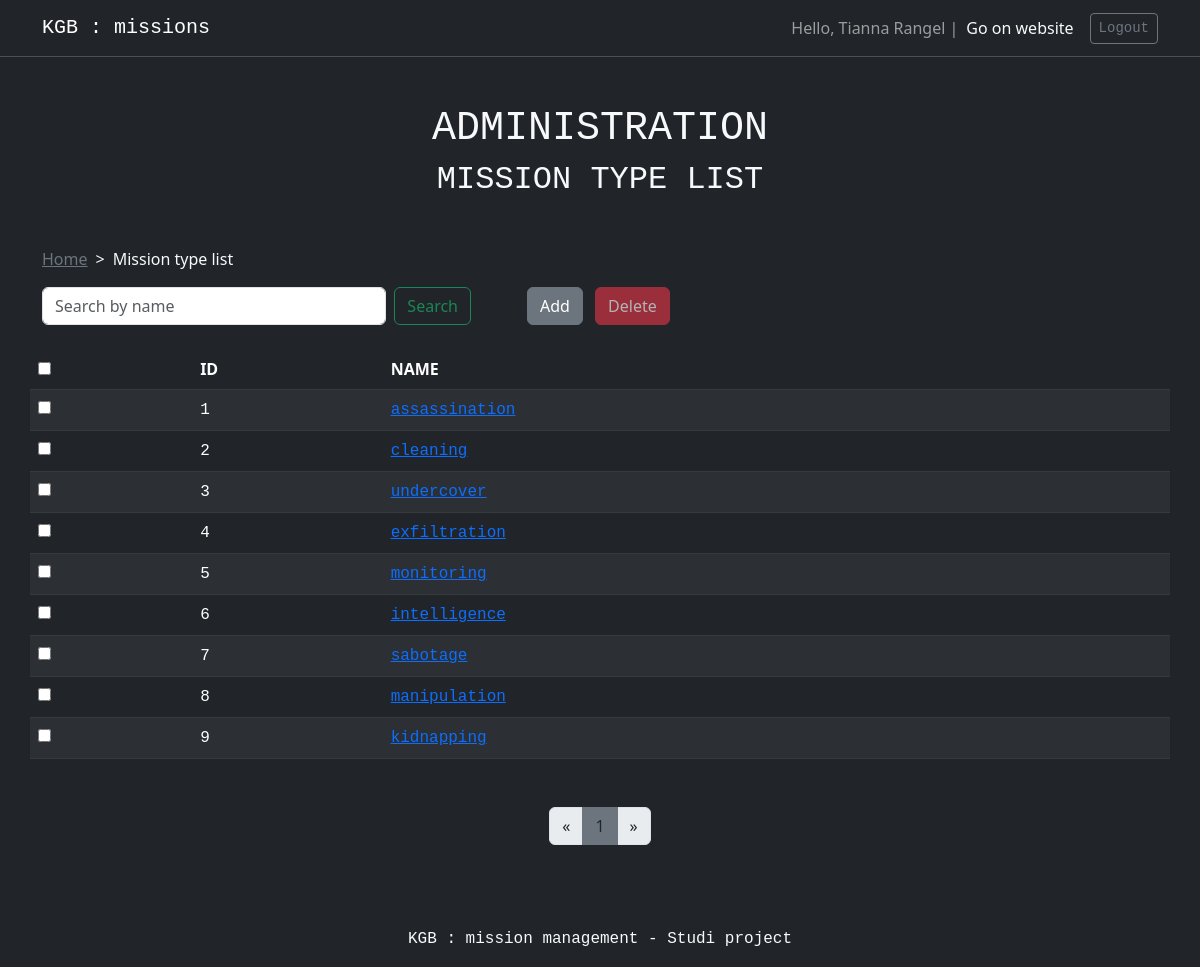
Screenshot of /?controller=mission-type&action=list (signed in) with the database file from the repository.
### tables this page shows
CREATE TABLE Mission_type (
    mission_type_id SMALLINT NOT NULL AUTO_INCREMENT PRIMARY KEY,
    mission_type_name VARCHAR(50) NOT NULL
);

### App/Controller/MissionTypeController.php (called while the page is built, shortened)
<?php
class MissionTypeController
{
    public function listMissionType(string $SessionUuid, ?string $search): void
    {
        $adminRepository = new AdminRepository();
        $missionTypeRepository = new MissionTypeRepository();
        $currentAdmin = $adminRepository->getAdmin($SessionUuid);
        $missionTypePerPage = 10;
        $pagination = $missionTypeRepository->getPaginationForMissionTypes($missionTypePerPage, $search);
        $missionTypes = $missionTypeRepository->getMissionTypesWithPagination($search, $pagination['start'], $pagination['perPage']);
        require(__DIR__ . '/../../templates/admin/mission-type/list.php');
    }
}

### App/Repository/MissionTypeRepository.php (called while the page is built, shortened)
<?php
class MissionTypeRepository
{
    public DatabaseConnection $dbConnection;
    public function __construct()
    {
        $this->dbConnection = new DatabaseConnection();
    }
    public function getMissionTypesWithPagination(string $search, int $start, int $perPage): array
    {
        $sql = 'SELECT
        mission_type_id AS id,
        mission_type_name AS name
        FROM Mission_type
        WHERE mission_type_name LIKE :search
        ORDER BY mission_type_id
        LIMIT :start, :perPage';
        $statement = $this->dbConnection->dbConnect()->prepare($sql);
        $statement->bindValue(':search', '%' . $search . '%', PDO::PARAM_STR);
        $statement->bindParam(':start', $start, PDO::PARAM_INT);
        $statement->bindParam(':perPage', $perPage, PDO::PARAM_INT);
        $missionTypes = [];
        if ($statement->execute()) {
            while ($missionType = $statement->fetchObject('\App\Entity\MissionType')) {
                $missionTypes[] = $missionType;
            }
        }
        return $missionTypes;
    }
    public function getPaginationForMissionTypes(int $perPage, string $search): array
    {
        $sql = 'SELECT COUNT(*) AS nbMissionTypes
        FROM Mission_type
        WHERE mission_type_name LIKE :search';
        $statement = $this->dbConnection->dbConnect()->prepare($sql);
        $statement->bindValue(':search', '%' . $search . '%', PDO::PARAM_STR);
        $pagination = [];
        if ($statement->execute()) {
            while ($result = $statement->fetch(PDO::FETCH_ASSOC)) {
                $nbMissionTypes = (int)$result['nbMissionTypes'];
            }
            $nbPages = ceil($nbMissionTypes / $perPage);
            if (!empty($_GET['page'])) {
                $currentPage = (int)htmlspecialchars($_GET['page']);
            } else {
                $currentPage = 1;
            }
            $start = ($currentPage * $perPage) - $perPage;
            $pagination = ['perPage' => $perPage, 'nbPages' => $nbPages, 'currentPage' => $currentPage, 'start' => $start];
        }
        return $pagination;
    }
}

### App/Database/DatabaseConnection.php (called while the page is built, shortened)
<?php
class DatabaseConnection
{
    public ?PDO $pdo = null;
    public function dbConnect(): PDO
    {
        if ($this->pdo == null) {
            $dsn = 'mysql:dbname=' . $_ENV['database_name'] . ';host=' . $_ENV['database_host'] . ';port=3306';
            $username = $_ENV['database_user'];
            $password = $_ENV['database_password'];
            $this->pdo = new PDO($dsn, $username, $password);
        }
        return $this->pdo;
    }
}

### App/Entity/MissionType.php (called while the page is built, shortened)
<?php
class MissionType extends stdClass
{
    protected string $id;
    protected string $name;
    public function getId(): string
    {
        return $this->id;
    }
    public function getName(): string
    {
        return $this->name;
    }
}

### App/Repository/AdminRepository.php (called while the page is built, shortened)
<?php
class AdminRepository
{
    public DatabaseConnection $dbConnection;
    public function __construct()
    {
        $this->dbConnection = new DatabaseConnection();
    }
    public function getAdmin(string $uuid): Admin
    {
        $sql = 'SELECT
        admin_uuid AS uuid,
        admin_firstname AS firstName,
        admin_lastname AS lastName,
        admin_email AS email,
        admin_password AS passwordHash,
        admin_creation_date AS creationDate
        FROM Admin
        WHERE admin_uuid = :uuid';
        $statement = $this->dbConnection->dbConnect()->prepare($sql);
        $statement->bindParam(':uuid', $uuid, PDO::PARAM_STR);
        $admin = new Admin();
        if ($statement->execute()) {
            $admin = $statement->fetchObject('\App\Entity\Admin');
        }
        return $admin;
    }
}

### App/Entity/Admin.php (called while the page is built, shortened)
<?php
class Admin extends stdClass {
    protected string $firstName;
    protected string $lastName;
    public function getFirstName(): string {
        return $this->firstName;
    }
    public function getLastName(): string {
        return $this->lastName;
    }
}

### templates/admin/mission-type/list.php (the view, shortened to what this page needs)
<div class="container-fluid container-sm text-light">
    <div class="text-center my-5">
        <h1 class="text-uppercase font-monospace">Administration</h1>
        <h2 class="text-uppercase font-monospace">Mission type list</h2>
    </div>
    <div>
        <nav style="--bs-breadcrumb-divider: '>';" aria-label="breadcrumb">
            <ol class="breadcrumb">
                <li class="breadcrumb-item"><a class="link-secondary" href="?controller=administration">Home</a></li>
                <li class="breadcrumb-item active text-light" aria-current="page">Mission type list</li>
            </ol>
        </nav>
    </div>
    <?php if (isset($_SESSION['admin']) && $_SESSION['admin']) : ?>
        <div class="row justify-content-center gx-5 gy-3 mb-4">
            <div class="col-10 col-sm-7 col-md-6 col-lg-5">
                <form class="d-flex" action="" method="POST" role="search">
                    <input class="form-control me-2" id="search-input" name="search" type="search"
                           placeholder="<?= $search == '' ? 'Search by name' : '' ?>"
                           value="<?= $search == '' ? '' : $search ?>" aria-label="Search mission type by name">
                    <button class="btn btn-outline-success me-2" type="submit">Search</button>
                </form>
            </div>
            <div class="col-10 col-sm-5 col-md-6 col-lg-7">
                <a href="?controller=mission-type&action=add" class="btn btn-secondary me-2">Add</a>
                <button type="button" id="delete-button" class="btn btn-danger me-2 disabled"
                        data-bs-toggle="modal" data-bs-target="#delete-modal">Delete
                </button>
            </div>
        </div>
        <div class="row mt-2 pb-2 mb-4 overflow-x-scroll">
            <table class="table table-dark table-striped table-hover">
                <thead>
                <tr>
                    <th class="text-uppercase"><input class="table-checkbox" type="checkbox"
                                                      id="table-group-checkbox"></th>
                    <th class="text-uppercase">Id</th>
                    <th class="text-uppercase">Name</th>
                </tr>
                </thead>
                <tbody>
                <?php if (isset($missionTypes)): ?>
                    <?php foreach ($missionTypes as $missionType): ?>
                        <tr>
                            <td class="font-monospace"><input
                                        id="table-checkbox-<?= $missionType->getName(); ?>"
                                        name="table-checkbox-<?= $missionType->getName(); ?>"
                                        class="table-checkbox" type="checkbox"
                                        value="<?= $missionType->getId(); ?>"></td>
                            <td class="font-monospace">
                                <?= $missionType->getId() ?>
                            </td>
                            <td class="font-monospace">
                                <a href="?controller=mission-type&action=edit&id=<?= $missionType->getId(); ?>">
                                    <?= $missionType->getName(); ?>
                                </a>
                            </td>
                        </tr>
                    <?php endforeach ?>
                <?php endif ?>
                </tbody>
            </table>
        </div>
        <div class="d-flex justify-content-center mb-5">
            <nav aria-label="Missions type page navigation">
                <ul class="pagination">
                    <li class="page-item <?= $pagination['currentPage'] == 1 ? 'disabled' : '' ?>">
                        <a class="page-link text-dark"
                           href="?controller=mission-type&action=list&<?= $search != '' ? 'search=' . htmlspecialchars($search) . '&' : '' ?>page=<?= htmlspecialchars($pagination['currentPage'] - 1) ?>"
                           aria-label="Previous">
                            <span aria-hidden="true">&laquo;</span>
                        </a>
                    </li>
                    <?php for ($page = 1; $page <= $pagination['nbPages']; $page++): ?>
                        <li class="page-item <?= $page == $pagination['currentPage'] ? 'active' : '' ?>">
                            <a class="page-link <?= $page == $pagination['currentPage'] ? 'bg-secondary border-secondary' : '' ?> text-dark"
                               href="?controller=mission-type&action=list&<?= $search != '' ? 'search=' . htmlspecialchars($search) . '&' : '' ?>page=<?= htmlspecialchars($page) ?>"><?= htmlspecialchars($page) ?></a>
                        </li>
                    <?php endfor ?>
                    <li class="page-item <?= $pagination['currentPage'] == $pagination['nbPages'] ? 'disabled' : '' ?>">
                        <a class="page-link text-dark"
                           href="?controller=mission-type&action=list&<?= $search != '' ? 'search=' . htmlspecialchars($search) . '&' : '' ?>page=<?= htmlspecialchars($pagination['currentPage'] + 1) ?>"
                           aria-label="Next">
                            <span aria-hidden="true">&raquo;</span>
                        </a>
                    </li>
                </ul>
            </nav>
        </div>
    <?php endif ?>
</div>
<?php $content = ob_get_clean(); ?>
<?php require(__DIR__ . '/../layout-admin.php') ?>

### index.php (shortened to what this page needs)
<?php
try {
    if (isset($_GET['controller']) && $_GET['controller'] !== '') {
        if ($_GET['controller'] == 'detail' && isset($_GET['id'])) {
            $detailController = new DetailController();
            $detailController->detail($_GET['id']);
        } elseif ($_GET['controller'] == 'auth') {
            $authController = new AuthController();
            if ($_GET['action'] == 'login') {
                $authController->login();
            }
        } elseif ($_GET['controller'] == 'mission-type') {
            if (isset($_SESSION['admin']) && $_SESSION['admin'] && isset($_SESSION['uuid'])) {
                $missionTypeController = new MissionTypeController();
                if ($_GET['action'] == 'list') {
                    $missionTypeController->listMissionType($_SESSION['uuid'], $_POST['search'] ?? '');
                } elseif ($_GET['action'] == 'delete') {
                    $missionTypeController->removeMissionType($_SESSION['uuid']);
                } elseif ($_GET['action'] == 'add') {
                    $missionTypeController->addMissionType($_SESSION['uuid']);
                } elseif ($_GET['action'] == 'edit' && isset($_GET['id'])) {
                    $missionTypeController->editMissionType($_SESSION['uuid'], $_GET['id']);
                } else {
                    throw new Exception("404: Resource not found");
                }
            } else {
                header('Location: ?controller=auth&action=login');
            }
        } else {
            throw new Exception("404: Resource not found");
        }
    } else {
        $homeController = new HomeController();
        $homeController->home();
    }
} catch (Exception $e) {
    $errorMessage = $e->getMessage();
    $errorController = new ErrorController();
    $errorController->error($errorMessage);
}

### templates/admin/layout-admin.php (shortened to what this page needs)
<!DOCTYPE html>
<html lang="en">
<head>
    <link rel="stylesheet" type="text/css" href="../../assets/bootstrap/css/bootstrap.css">
    <link rel="stylesheet" type="text/css" href="../../assets/css/style.css">
</head>
<body>
<div class="d-flex flex-column justify-content-between min-vh-100 bg-dark">
    <?php require(__DIR__ . '/admin-header.php') ?>
    <main>
        <?= $content ?>
    </main>
    <?php require(__DIR__ . '/../footer.php') ?>
</div>
</body>
</html>

### templates/admin/admin-header.php
<header>
    <nav class="navbar bg-dark border-bottom border-body" data-bs-theme="dark">
        <div class="container">
            <a class="navbar-brand mb-0 h1 font-monospace" href="?controller=administration">KGB : missions</a>
            <div class="d-flex flex-row flex-wrap align-items-center">
            <span class="navbar-text me-2">
              Hello, <?= htmlspecialchars($currentAdmin->getFirstName()) . ' ' . htmlspecialchars($currentAdmin->getLastName()) ?> |
            </span>
                <a class="nav-link link-light me-3" href="/" target="_blank">Go on website</a>
                <a class="btn btn-sm btn-outline-secondary font-monospace" href="?controller=auth&action=login">Logout</a>
            </div>
        </div>
    </nav>
</header>

### templates/footer.php
<footer>
    <div class="container bg-dark text-center py-3">
        <span class="text-light fw-medium font-monospace">KGB : mission management - Studi project</span>
    </div>
</footer>

### assets/css/style.css (style rules this page uses)
.breadcrumb-item::before { color: #f8f9fa !important; }

### rows the page displays
mission_type: mission_type_id "1", mission_type_name "assassination"
mission_type: mission_type_id "2", mission_type_name "cleaning"
mission_type: mission_type_id "3", mission_type_name "undercover"
mission_type: mission_type_id "4", mission_type_name "exfiltration"
mission_type: mission_type_id "5", mission_type_name "monitoring"
mission_type: mission_type_id "6", mission_type_name "intelligence"
mission_type: mission_type_id "7", mission_type_name "sabotage"
mission_type: mission_type_id "8", mission_type_name "manipulation"
mission_type: mission_type_id "9", mission_type_name "kidnapping"

### other values shown
$currentAdmin->getFirstName() "Tianna"
$currentAdmin->getLastName() "Rangel"
